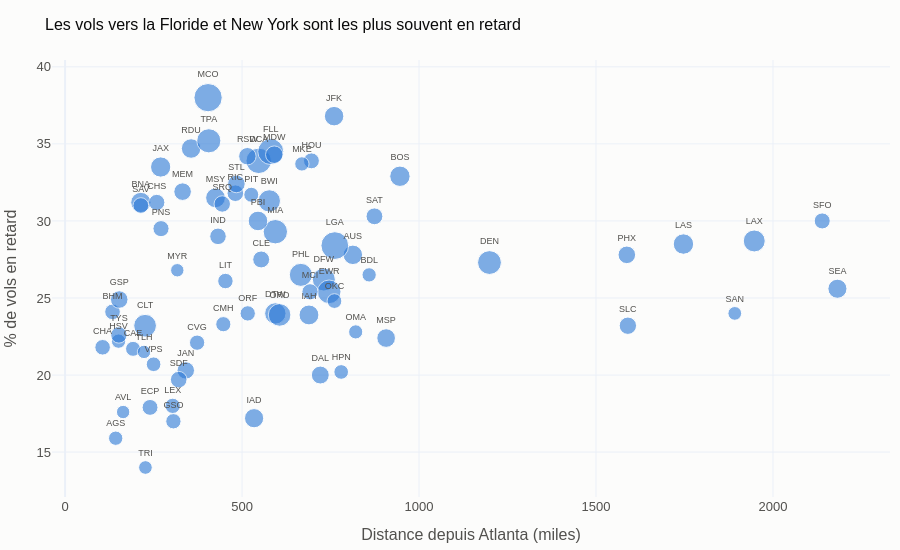

Write notebook code for a chart like this one.
### Markdown cell above
### 12.4 Destinations : distance, volume et retard (graphique interactif)

### Code cell
retard_par_destination = taux_de_retard_par(vols, "Dest")
retard_par_destination["distance_miles"] = vols.groupby("Dest")["Distance"].first()
destinations_principales = retard_par_destination[retard_par_destination["nb_vols"] >= 300].reset_index()

figure = px.scatter(
    destinations_principales, x="distance_miles", y="pct_retard", size="nb_vols", text="Dest",
    hover_data={"nb_vols": True, "retard_median_min": True},
    labels={"distance_miles": "Distance depuis Atlanta (miles)", "pct_retard": "% de vols en retard",
            "nb_vols": "Nombre de vols", "retard_median_min": "Retard médian (min)"},
    title="Les vols vers la Floride et New York sont les plus souvent en retard",
)
figure.update_traces(marker=dict(color=BLEU, opacity=0.6, line=dict(width=1, color="white")),
                     textposition="top center", textfont_size=9)
figure.update_layout(**PLOTLY_LAYOUT, height=550)
figure.show()
destinations_principales.sort_values("pct_retard").iloc[[0, 1, 2, -3, -2, -1]]

### Figure 1 — Plotly figure (JSON) as saved in the notebook; plotly's stock layout.template omitted (floating-point values rounded to 4 significant figures; data arrays with more than 128 entries replaced by an {"elided": "..."} marker saying what was removed)
{"data": [{"customdata": {"elided": "74x2 float values"}, "hovertemplate": "Distance depuis Atlanta (miles)=%{x}<br>% de vols en retard=%{y}<br>Nombre de vols=%{customdata[0]}<br>Dest=%{text}<br>Retard médian (min)=%{customdata[1]}<extra></extra>", "legendgroup": "", "marker": {"color": "#2a78d6", "line": {"color": "white", "width": 1}, "opacity": 0.6, "size": [346, 637, 301, 344, 410, 688, 700, 836, 378, 408, 443, 483, 868, 387, 393, 540, 1090, 955, 890, 766, 425, 942, 1133, 395, 519, 425, 361, 347, 621, 666, 462, 512, 690, 639, 701, 809, 394, 1294, 402, 445, 1345, 516, 520, 999, 347, 585, 658, 302, 367, 337, 858, 396, 647, 894, 521, 378, 437, 640, 466, 512, 317, 476, 416, 466, 613, 433, 508, 454, 522, 302, 980, 315, 452, 362], "sizemode": "area", "sizeref": 3.362, "symbol": "circle"}, "mode": "markers+text", "name": "", "orientation": "v", "showlegend": false, "text": ["AGS", "AUS", "AVL", "BDL", "BHM", "BNA", "BOS", "BWI", "CAE", "CHA", "CHS", "CLE", "CLT", "CMH", "CVG", "DAL", "DCA", "DEN", "DFW", "DTW", "ECP", "EWR", "FLL", "GSO", "GSP", "HOU", "HPN", "HSV", "IAD", "IAH", "IND", "JAN", "JAX", "JFK", "LAS", "LAX", "LEX", "LGA", "LIT", "MCI", "MCO", "MDW", "MEM", "MIA", "MKE", "MSP", "MSY", "MYR", "OKC", "OMA", "ORD", "ORF", "PBI", "PHL", "PHX", "PIT", "PNS", "RDU", "RIC", "RSW", "SAN", "SAT", "SAV", "SDF", "SEA", "SFO", "SLC", "SRQ", "STL", "TLH", "TPA", "TRI", "TYS", "VPS"], "textfont": {"size": 9}, "textposition": "top center", "type": "scatter", "x": [143.0, 813.0, 164.0, 859.0, 134.0, 214.0, 946.0, 577.0, 192.0, 106.0, 259.0, 554.0, 226.0, 447.0, 373.0, 721.0, 547.0, 1199.0, 731.0, 594.0, 240.0, 746.0, 581.0, 306.0, 153.0, 696.0, 780.0, 151.0, 534.0, 689.0, 432.0, 341.0, 270.0, 760.0, 1747.0, 1947.0, 304.0, 762.0, 453.0, 692.0, 404.0, 591.0, 332.0, 594.0, 669.0, 907.0, 425.0, 317.0, 761.0, 821.0, 606.0, 516.0, 545.0, 666.0, 1587.0, 526.0, 271.0, 356.0, 481.0, 515.0, 1892.0, 874.0, 214.0, 321.0, 2182.0, 2139.0, 1590.0, 444.0, 484.0, 223.0, 406.0, 227.0, 152.0, 250.0], "xaxis": "x", "y": [15.9, 27.8, 17.6, 26.5, 24.1, 31.2, 32.9, 31.3, 21.7, 21.8, 31.2, 27.5, 23.2, 23.3, 22.1, 20.0, 33.9, 27.3, 26.2, 24.0, 17.9, 25.4, 34.5, 17.0, 24.9, 33.9, 20.2, 22.2, 17.2, 23.9, 29.0, 20.3, 33.5, 36.8, 28.5, 28.7, 18.0, 28.4, 26.1, 25.4, 38.0, 34.3, 31.9, 29.3, 33.7, 22.4, 31.5, 26.8, 24.8, 22.8, 23.9, 24.0, 30.0, 26.5, 27.8, 31.7, 29.5, 34.7, 31.8, 34.2, 24.0, 30.3, 31.0, 19.7, 25.6, 30.0, 23.2, 31.1, 32.4, 21.5, 35.2, 14.0, 22.6, 20.7], "yaxis": "y"}], "layout": {"colorway": ["#2a78d6", "#eb6834", "#1baf7a"], "font": {"color": "#52514e", "family": "sans-serif", "size": 13}, "height": 550, "legend": {"itemsizing": "constant", "tracegroupgap": 0}, "margin": {"b": 10, "l": 10, "r": 10, "t": 60}, "paper_bgcolor": "#fcfcfb", "plot_bgcolor": "#fcfcfb", "title": {"font": {"color": "#0b0b0b", "size": 16}, "text": "Les vols vers la Floride et New York sont les plus souvent en retard"}, "xaxis": {"anchor": "y", "domain": [0, 1], "title": {"text": "Distance depuis Atlanta (miles)"}}, "yaxis": {"anchor": "x", "domain": [0, 1], "title": {"text": "% de vols en retard"}}}}
